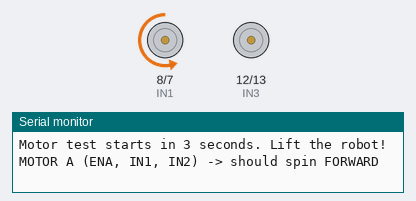
Bench run of a sketch on a simulated Arduino Uno, built with avr-gcc and run on an emulated ATmega328P. Parts: motor-driver pin pairs drawn as motors (green arrow = first pin HIGH = forward, orange = second pin HIGH = backward, longer = more drive, scaled by the enable pin), the last lines printed to the serial monitor.

Above: at 4.0 s.
At 7.5 s:
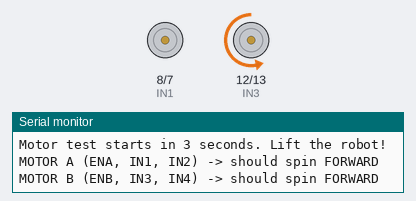
At 11.0 s:
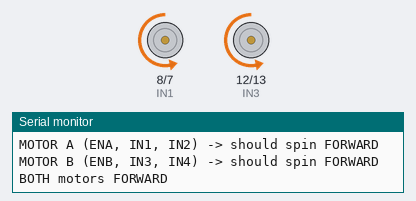
At 13.5 s:
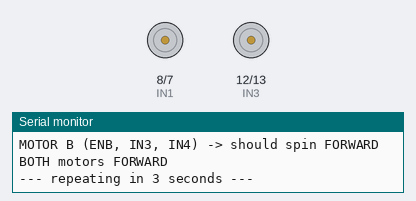
Timing chart, 0 to 18.6 s (numbered marks = the images above):
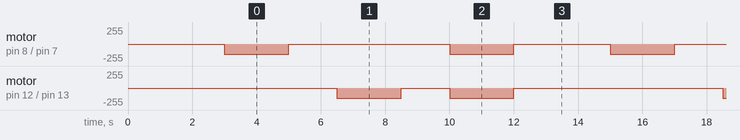

The sketch:

step2_motor_test.ino
```cpp
/*
  STEP 2 - MOTOR TEST
  -------------------
  Spins each motor one at a time so you can see which wheel is which and
  which way it turns.

  How to use:
  1. LIFT THE ROBOT so the wheels don't touch anything.
  2. Battery ON (motors need the battery, USB alone is not enough).
  3. Upload this sketch, open Serial Monitor at 9600 baud.
  4. Watch and write down:
       - "MOTOR A" moves the LEFT or RIGHT wheel?
       - Does MOTOR A spin FORWARD (the robot would drive forward) or backward?
       - Does MOTOR B spin FORWARD or backward?
  5. Put your answers in the SETTINGS of step3_line_follower.

  If a wheel does not move at all: check battery, check that Arduino GND and
  L298N GND are connected, and check the ENA/ENB jumpers are removed.
*/

#define ENA 9
#define IN1 8
#define IN2 7
#define ENB 10
#define IN3 12
#define IN4 13

const int TEST_SPEED = 150;

void driveMotor(int en, int inX, int inY, int speed);
void stopAll();

void setup() {
  pinMode(ENA, OUTPUT); pinMode(IN1, OUTPUT); pinMode(IN2, OUTPUT);
  pinMode(ENB, OUTPUT); pinMode(IN3, OUTPUT); pinMode(IN4, OUTPUT);
  stopAll();
  Serial.begin(9600);
  Serial.println(F("Motor test starts in 3 seconds. Lift the robot!"));
  delay(3000);
}

void loop() {
  Serial.println(F("MOTOR A (ENA, IN1, IN2) -> should spin FORWARD"));
  driveMotor(ENA, IN1, IN2, TEST_SPEED);
  delay(2000);
  stopAll();
  delay(1500);

  Serial.println(F("MOTOR B (ENB, IN3, IN4) -> should spin FORWARD"));
  driveMotor(ENB, IN3, IN4, TEST_SPEED);
  delay(2000);
  stopAll();
  delay(1500);

  Serial.println(F("BOTH motors FORWARD"));
  driveMotor(ENA, IN1, IN2, TEST_SPEED);
  driveMotor(ENB, IN3, IN4, TEST_SPEED);
  delay(2000);
  stopAll();
  Serial.println(F("--- repeating in 3 seconds ---"));
  delay(3000);
}

// speed: positive = "forward" (same as the original code), negative = backward
void driveMotor(int en, int inX, int inY, int speed) {
  speed = constrain(speed, -255, 255);
  if (speed >= 0) {
    digitalWrite(inX, LOW);
    digitalWrite(inY, HIGH);
  } else {
    digitalWrite(inX, HIGH);
    digitalWrite(inY, LOW);
    speed = -speed;
  }
  analogWrite(en, speed);
}

void stopAll() {
  analogWrite(ENA, 0);
  analogWrite(ENB, 0);
}
```

Measured:
- by itself, motor on pin 8 (IN1) / pin 7 (IN2): repeats every 12.0 s: stopped 5.0 s, backward 150/255 2.0 s, stopped 3.0 s, backward 150/255 2.0 s
- by itself, motor on pin 12 (IN3) / pin 13 (IN4): repeats every 12.0 s: stopped 1.5 s, backward 150/255 2.0 s, stopped 6.5 s, backward 150/255 2.0 s
